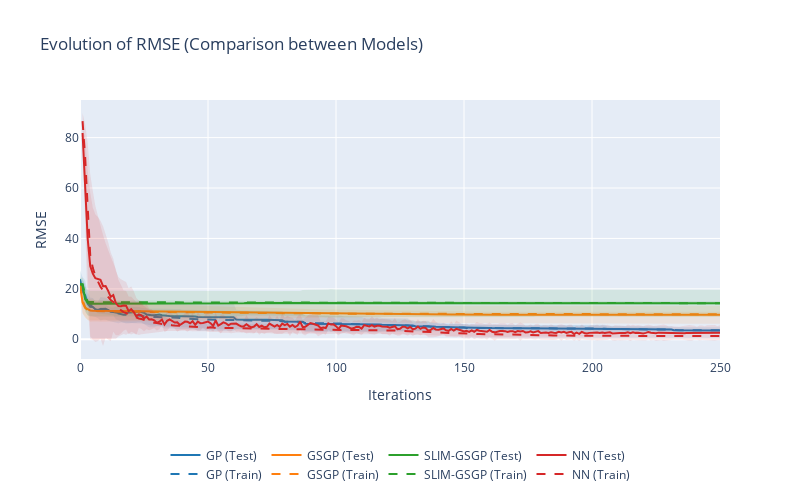

The code cell stored with this chart in its notebook:
### Code cell
evolution_plots_all(k_outer=10, model_names=['GP', 'GSGP', 'SLIM-GSGP', 'NN'], show_train=True, show_test=True)

### Figure 1 — Plotly figure (JSON) as saved in the notebook; plotly's stock layout.template omitted (floating-point values rounded to 4 significant figures; data arrays with more than 128 entries replaced by an {"elided": "..."} marker saying what was removed)
{"data": [{"legendgroup": "GP", "line": {"color": "#1f77b4", "dash": "dash"}, "mode": "lines", "name": "GP (Train)", "showlegend": true, "type": "scatter", "x": {"elided": "251 int values"}, "y": {"elided": "251 float values"}}, {"legendgroup": "GP", "line": {"width": 0}, "mode": "lines", "name": "+1 std Train", "showlegend": false, "type": "scatter", "x": {"elided": "251 int values"}, "y": {"elided": "251 float values"}}, {"fill": "tonexty", "fillcolor": "rgba(31, 119, 180, 0.1)", "legendgroup": "GP", "line": {"width": 0}, "mode": "lines", "name": "-1 std Train", "showlegend": false, "type": "scatter", "x": {"elided": "251 int values"}, "y": {"elided": "251 float values"}}, {"legendgroup": "GP", "line": {"color": "#1f77b4"}, "mode": "lines", "name": "GP (Test)", "showlegend": true, "type": "scatter", "x": {"elided": "251 int values"}, "y": {"elided": "251 float values"}}, {"legendgroup": "GP", "line": {"width": 0}, "mode": "lines", "name": "+1 std Val", "showlegend": false, "type": "scatter", "x": {"elided": "251 int values"}, "y": {"elided": "251 float values"}}, {"fill": "tonexty", "fillcolor": "rgba(31, 119, 180, 0.1)", "legendgroup": "GP", "line": {"width": 0}, "mode": "lines", "name": "-1 std Val", "showlegend": false, "type": "scatter", "x": {"elided": "251 int values"}, "y": {"elided": "251 float values"}}, {"legendgroup": "GSGP", "line": {"color": "#ff7f0e", "dash": "dash"}, "mode": "lines", "name": "GSGP (Train)", "showlegend": true, "type": "scatter", "x": {"elided": "251 int values"}, "y": {"elided": "251 float values"}}, {"legendgroup": "GSGP", "line": {"width": 0}, "mode": "lines", "name": "+1 std Train", "showlegend": false, "type": "scatter", "x": {"elided": "251 int values"}, "y": {"elided": "251 float values"}}, {"fill": "tonexty", "fillcolor": "rgba(255, 127, 14, 0.1)", "legendgroup": "GSGP", "line": {"width": 0}, "mode": "lines", "name": "-1 std Train", "showlegend": false, "type": "scatter", "x": {"elided": "251 int values"}, "y": {"elided": "251 float values"}}, {"legendgroup": "GSGP", "line": {"color": "#ff7f0e"}, "mode": "lines", "name": "GSGP (Test)", "showlegend": true, "type": "scatter", "x": {"elided": "251 int values"}, "y": {"elided": "251 float values"}}, {"legendgroup": "GSGP", "line": {"width": 0}, "mode": "lines", "name": "+1 std Val", "showlegend": false, "type": "scatter", "x": {"elided": "251 int values"}, "y": {"elided": "251 float values"}}, {"fill": "tonexty", "fillcolor": "rgba(255, 127, 14, 0.1)", "legendgroup": "GSGP", "line": {"width": 0}, "mode": "lines", "name": "-1 std Val", "showlegend": false, "type": "scatter", "x": {"elided": "251 int values"}, "y": {"elided": "251 float values"}}, {"legendgroup": "SLIM-GSGP", "line": {"color": "#2ca02c", "dash": "dash"}, "mode": "lines", "name": "SLIM-GSGP (Train)", "showlegend": true, "type": "scatter", "x": {"elided": "251 int values"}, "y": {"elided": "251 float values"}}, {"legendgroup": "SLIM-GSGP", "line": {"width": 0}, "mode": "lines", "name": "+1 std Train", "showlegend": false, "type": "scatter", "x": {"elided": "251 int values"}, "y": {"elided": "251 float values"}}, {"fill": "tonexty", "fillcolor": "rgba(44, 160, 44, 0.1)", "legendgroup": "SLIM-GSGP", "line": {"width": 0}, "mode": "lines", "name": "-1 std Train", "showlegend": false, "type": "scatter", "x": {"elided": "251 int values"}, "y": {"elided": "251 float values"}}, {"legendgroup": "SLIM-GSGP", "line": {"color": "#2ca02c"}, "mode": "lines", "name": "SLIM-GSGP (Test)", "showlegend": true, "type": "scatter", "x": {"elided": "251 int values"}, "y": {"elided": "251 float values"}}, {"legendgroup": "SLIM-GSGP", "line": {"width": 0}, "mode": "lines", "name": "+1 std Val", "showlegend": false, "type": "scatter", "x": {"elided": "251 int values"}, "y": {"elided": "251 float values"}}, {"fill": "tonexty", "fillcolor": "rgba(44, 160, 44, 0.1)", "legendgroup": "SLIM-GSGP", "line": {"width": 0}, "mode": "lines", "name": "-1 std Val", "showlegend": false, "type": "scatter", "x": {"elided": "251 int values"}, "y": {"elided": "251 float values"}}, {"legendgroup": "NN", "line": {"color": "#d62728", "dash": "dash"}, "mode": "lines", "name": "NN (Train)", "showlegend": true, "type": "scatter", "x": {"elided": "250 int values"}, "y": {"elided": "250 float values"}}, {"legendgroup": "NN", "line": {"width": 0}, "mode": "lines", "name": "+1 std Train", "showlegend": false, "type": "scatter", "x": {"elided": "250 int values"}, "y": {"elided": "250 float values"}}, {"fill": "tonexty", "fillcolor": "rgba(214, 39, 40, 0.1)", "legendgroup": "NN", "line": {"width": 0}, "mode": "lines", "name": "-1 std Train", "showlegend": false, "type": "scatter", "x": {"elided": "250 int values"}, "y": {"elided": "250 float values"}}, {"legendgroup": "NN", "line": {"color": "#d62728"}, "mode": "lines", "name": "NN (Test)", "showlegend": true, "type": "scatter", "x": {"elided": "250 int values"}, "y": {"elided": "250 float values"}}, {"legendgroup": "NN", "line": {"width": 0}, "mode": "lines", "name": "+1 std Val", "showlegend": false, "type": "scatter", "x": {"elided": "250 int values"}, "y": {"elided": "250 float values"}}, {"fill": "tonexty", "fillcolor": "rgba(214, 39, 40, 0.1)", "legendgroup": "NN", "line": {"width": 0}, "mode": "lines", "name": "-1 std Val", "showlegend": false, "type": "scatter", "x": {"elided": "250 int values"}, "y": {"elided": "250 float values"}}], "layout": {"height": 500, "legend": {"orientation": "h", "x": 0.5, "xanchor": "center", "y": -0.5, "yanchor": "bottom"}, "title": {"text": "Evolution of RMSE (Comparison between Models)"}, "width": 800, "xaxis": {"title": {"text": "Iterations"}}, "yaxis": {"range": [0, null], "title": {"text": "RMSE"}}}}
